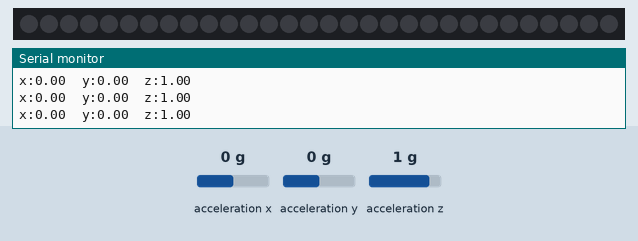
Recording of a sketch running on a simulated Arduino Uno, built with avr-gcc and run on an emulated ATmega328P. Parts: 30 RGB LEDs in strip order, left to right, the last lines printed to the serial monitor. The test bench sets the inputs (shaded band); at power-on: acceleration x 0 g, acceleration y 0 g, acceleration z 1 g. Dim RGB values are drawn brighter than linear.

Above: at 1.3 s.
1.4 s: acceleration x set to -1.4 g
At 1.62 s:
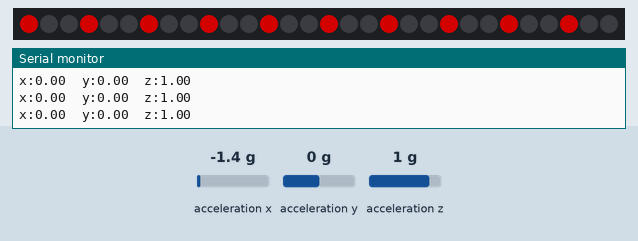
3.2 s: acceleration y set to -1.4 g
At 5.21 s:
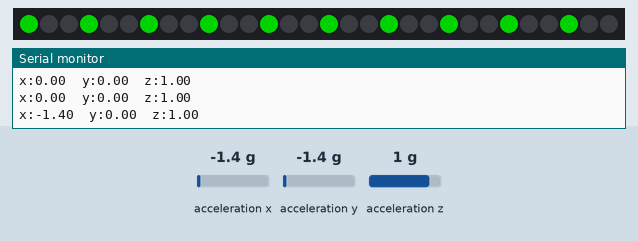
6.2 s: acceleration z set to -1.4 g
At 8.6 s:
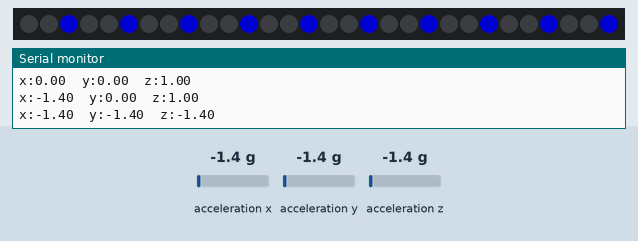

The sketch:

L10-MovementRGBLED.ino
```cpp
#include "LIS3DHTR.h"
#include <Adafruit_NeoPixel.h>
#ifdef __AVR__
 #include <avr/power.h>
#endif
#ifdef SOFTWAREWIRE
    #include <SoftwareWire.h>
    SoftwareWire myWire(3, 2);
    LIS3DHTR<SoftwareWire> LIS;
    #define WIRE myWire
#else
    #include <Wire.h>
    LIS3DHTR<TwoWire> LIS;
    #define WIRE Wire
#endif
#define PIXEL_PIN 0
#define PIXEL_COUNT 30
Adafruit_NeoPixel strip(PIXEL_COUNT, PIXEL_PIN, NEO_GRB + NEO_KHZ800);

void setup() {
    Serial.begin(9600);
    while (!Serial) {};
    LIS.begin(WIRE, 0x19);
    delay(100);
    LIS.setOutputDataRate(LIS3DHTR_DATARATE_50HZ);
    strip.begin();
    strip.show();
}
void loop() {
    if (!LIS) {
        Serial.println("LIS3DHTR didn't connect.");
        while (1);
        return;
    }

 if ((abs(LIS.getAccelerationX()) > 0.2)) {
  theaterChase(strip.Color(127, 0, 0), 50);//红
  }
 if ((abs(LIS.getAccelerationY()) > 0.2)) {
  theaterChase(strip.Color(0, 127, 0), 50); // 绿色
  }
 if ((abs(LIS.getAccelerationZ()) > 1.0)) {
  theaterChase(strip.Color(0, 0, 127), 50); // 蓝色
  }
  else
  {
    strip.clear();
    strip.show();
  }

    //3 axis
    Serial.print("x:"); Serial.print(LIS.getAccelerationX()); Serial.print("  ");
    Serial.print("y:"); Serial.print(LIS.getAccelerationY()); Serial.print("  ");
    Serial.print("z:"); Serial.println(LIS.getAccelerationZ());

    delay(500);
}
void theaterChase(uint32_t color, int wait) {
  for(int a=0; a<10; a++) {
    for(int b=0; b<3; b++) {
      strip.clear();
      for(int c=b; c<strip.numPixels(); c += 3) {
        strip.setPixelColor(c, color);
      }
      strip.show();
      delay(wait);
    }
  }
}
```

Measured:
- after the input at 1.4 s, the LEDs: change after 0.21 s (image 1)
- after the input at 3.2 s, the LEDs: first differ from a run without the input after 2.0 s (image 2)
- after the input at 6.2 s, the LEDs: first differ from a run without the input after 0.54 s (image 3 shows a later state)
- what the display in image 3 shows lasts 0.6 s, from 8.2 s to 8.8 s
